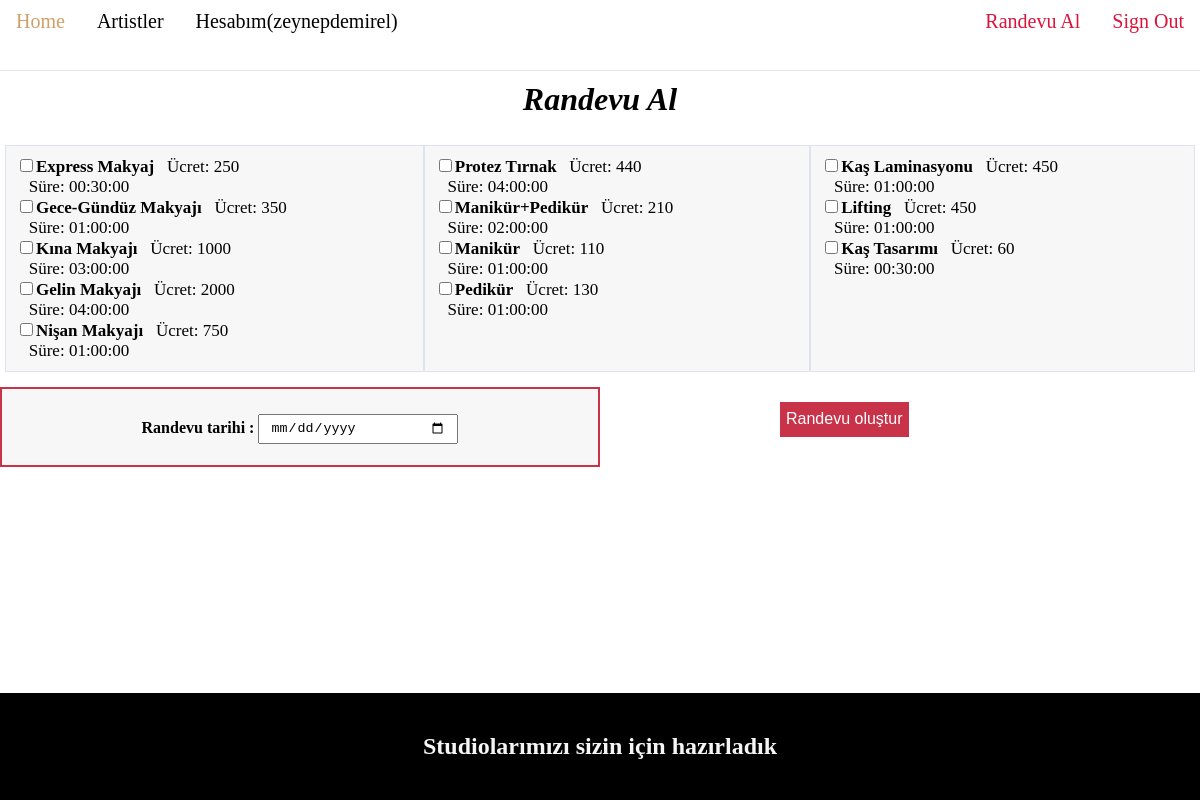
The app's page /kuafor_randevu_sistemi/pages/randevu.php (signed in) with its own data.
### tables this page shows
CREATE TABLE `process` (
  `id` int NOT NULL AUTO_INCREMENT,
  `process_name` int NOT NULL,
  `sub_process` varchar(50) NOT NULL,
  `price` double NOT NULL,
  `time` time NOT NULL,
  PRIMARY KEY (`id`),
  KEY `fk_process_name` (`process_name`),
  CONSTRAINT `fk_process_name` FOREIGN KEY (`process_name`) REFERENCES `kind-of-process` (`id`) ON DELETE CASCADE ON UPDATE CASCADE
);

### kuafor_randevu_sistemi/listProcess.php (the view, shortened to what this page needs)
<?php
include "config.php";
$sorgu = $mysqli->query("SELECT kuafor_randevu.process.id as id,kuafor_randevu.`kind-of-process`.process, sub_process,price,time FROM kuafor_randevu.process
INNER JOIN kuafor_randevu.`kind-of-process` ON kuafor_randevu.process.process_name = kuafor_randevu.`kind-of-process`.id
where process_name = 1");
if ($sorgu->num_rows > 0) {
    echo "<div class='grid-item'>";
    while($row = $sorgu->fetch_assoc()) {
        echo "<input type='checkbox' name='islemler[]' value=".$row["id"] ."/><b>".$row["sub_process"] . "</b>&ensp; Ücret: " . $row["price"] . "<br/>&ensp; Süre: " . $row["time"]."</br>";
    }
    echo "</div>";
}
$sorgu2 = $mysqli->query("SELECT kuafor_randevu.process.id as id,kuafor_randevu.`kind-of-process`.process, sub_process,price,time FROM kuafor_randevu.process
INNER JOIN kuafor_randevu.`kind-of-process` ON kuafor_randevu.process.process_name = kuafor_randevu.`kind-of-process`.id
where process_name = 2");
if ($sorgu2->num_rows > 0) {
    echo "<div class='grid-item'>";
    while($row = $sorgu2->fetch_assoc()) {
        echo "<input type='checkbox' name='islemler[]' value=".$row["id"] ."/><b>".$row["sub_process"] . "</b>&ensp; Ücret: " . $row["price"] . "<br/>&ensp; Süre: " . $row["time"]."</br>";
    }
    echo "</div>";
}
$sorgu3 = $mysqli->query("SELECT kuafor_randevu.process.id as id,kuafor_randevu.`kind-of-process`.process, sub_process,price,time FROM kuafor_randevu.process
INNER JOIN kuafor_randevu.`kind-of-process` ON kuafor_randevu.process.process_name = kuafor_randevu.`kind-of-process`.id
where process_name = 3");
if ($sorgu3->num_rows > 0) {
    echo "<div class='grid-item'>";
    while($row = $sorgu3->fetch_assoc()) {
        echo "<input type='checkbox' name='islemler[]' value=".$row["id"] ."/><b>".$row["sub_process"] . "</b>&ensp; Ücret: " . $row["price"] . "<br/>&ensp; Süre: " . $row["time"]."</br>";
    }
    echo "</div>";
}

### kuafor_randevu_sistemi/pages/randevu.php (style rules this page uses)
* { box-sizing: border-box; }
body { margin: 0; }
.grid-item { border: 1px solid #DFE3EE; padding: 10px; background-color: #F7F7F7; font-size: 17px; }

### records on screen
process: sub_process "Express Makyaj", price "250", time "00:30:00"
process: sub_process "Gece-Gündüz Makyajı", price "350", time "01:00:00"
process: sub_process "Kına Makyajı", price "1000", time "03:00:00"
process: sub_process "Gelin Makyajı", price "2000", time "04:00:00"
process: sub_process "Nişan Makyajı", price "750", time "01:00:00"
process: sub_process "Protez Tırnak", price "440", time "04:00:00"
process: sub_process "Manikür+Pedikür", price "210", time "02:00:00"
process: sub_process "Manikür", price "110", time "01:00:00"
process: sub_process "Pedikür", price "130", time "01:00:00"
process: sub_process "Kaş Laminasyonu", price "450", time "01:00:00"
process: sub_process "Lifting", price "450", time "01:00:00"
process: sub_process "Kaş Tasarımı", price "60", time "00:30:00"

### other values on screen
$_SESSION["name"] "zeynep"
$_SESSION["lastname"] "demirel"
